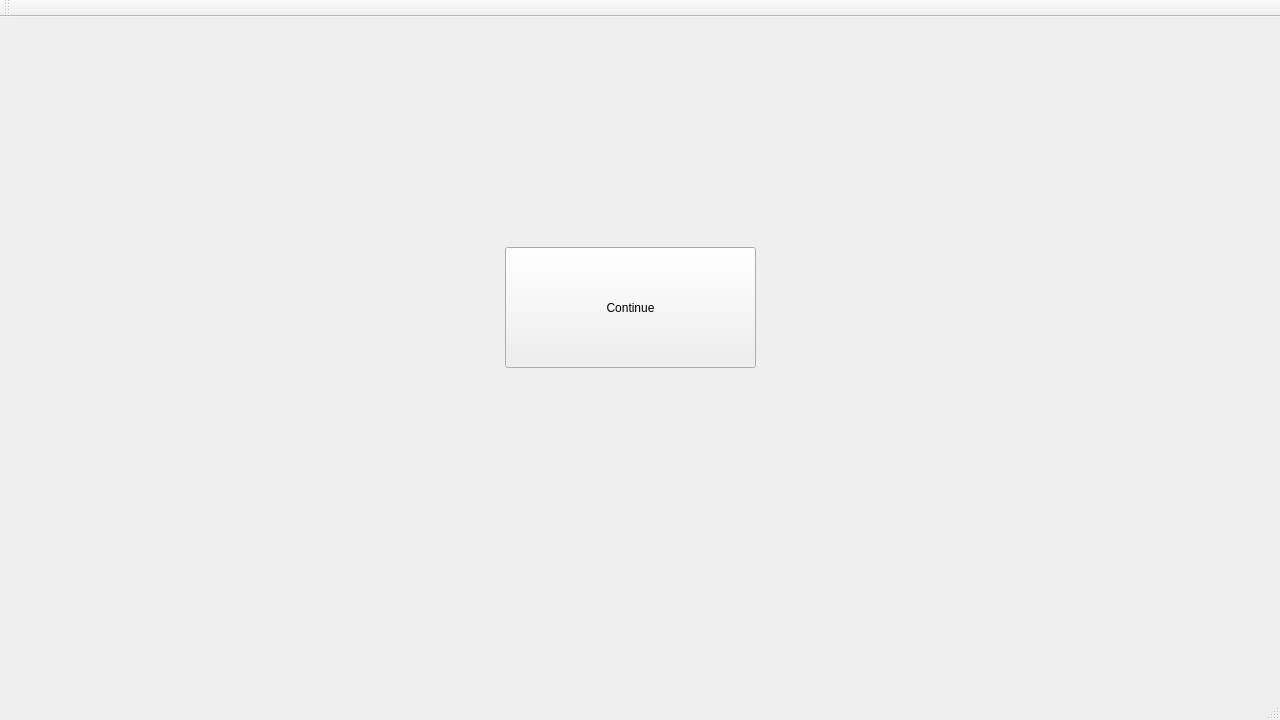
<?xml version="1.0" encoding="UTF-8"?>
<ui version="4.0">
 <class>MainWindow</class>
 <widget class="QMainWindow" name="MainWindow">
  <property name="geometry">
   <rect>
    <x>0</x>
    <y>0</y>
    <width>1280</width>
    <height>720</height>
   </rect>
  </property>
  <property name="maximumSize">
   <size>
    <width>1280</width>
    <height>720</height>
   </size>
  </property>
  <property name="windowTitle">
   <string>MainWindow</string>
  </property>
  <widget class="QWidget" name="centralWidget">
   <widget class="QPushButton" name="pushButton">
    <property name="geometry">
     <rect>
      <x>505</x>
      <y>230</y>
      <width>251</width>
      <height>121</height>
     </rect>
    </property>
    <property name="text">
     <string>Continue</string>
    </property>
   </widget>
   <widget class="QLabel" name="label_logo">
    <property name="geometry">
     <rect>
      <x>290</x>
      <y>0</y>
      <width>700</width>
      <height>200</height>
     </rect>
    </property>
    <property name="text">
     <string/>
    </property>
   </widget>
  </widget>
  <widget class="QMenuBar" name="menuBar">
   <property name="geometry">
    <rect>
     <x>0</x>
     <y>0</y>
     <width>1280</width>
     <height>22</height>
    </rect>
   </property>
  </widget>
  <widget class="QToolBar" name="mainToolBar">
   <attribute name="toolBarArea">
    <enum>TopToolBarArea</enum>
   </attribute>
   <attribute name="toolBarBreak">
    <bool>false</bool>
   </attribute>
  </widget>
  <widget class="QStatusBar" name="statusBar"/>
 </widget>
 <layoutdefault spacing="6" margin="11"/>
 <resources/>
 <connections/>
</ui>
